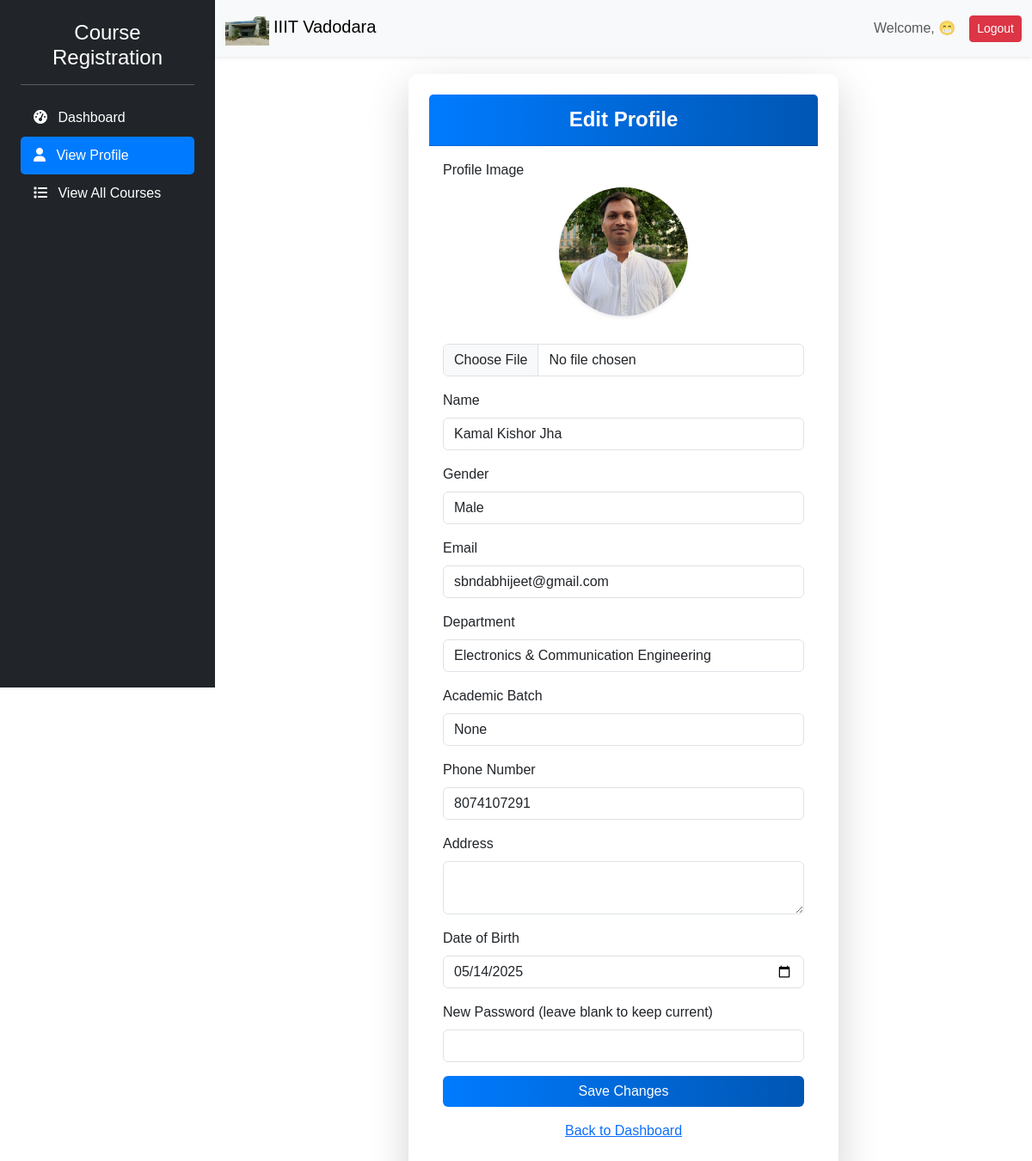
The app's page /accounts/profile/ (signed in) with its own data.
### accounts/models.py (models this page shows, shortened)
class Faculty(models.Model):
    email = models.EmailField(primary_key=True, unique=True)
    name = models.CharField(max_length=255)  # Moved from FacultyAdvisor
    gender = models.CharField(max_length=10)
    department = models.CharField(max_length=100)  # Moved from FacultyAdvisor
    password = models.CharField(max_length=255)
    phone_number = models.CharField(max_length=15, null=True, blank=True)
    academic_batch = models.CharField(max_length=50, blank=True, null=True)
    date_of_birth = models.DateField(null=True, blank=True)
    address = models.TextField(null=True, blank=True)
    profile_image = models.ImageField(upload_to='faculty_images/', default='{% static "images/default.png" %}', null=True, blank=True)
    date_joined = models.DateTimeField(auto_now_add=True)

### accounts/views.py (the view, shortened to what this page needs)
# urls.py: path('profile/', views.profile, name='profile'),
def profile(request):
    email = request.session.get("student_email")
    if email in Student.objects.values_list('email', flat=True):
        student = get_object_or_404(Student, email=email)
    print(email)
    if not email in Student.objects.values_list('email', flat=True):
        email = request.session.get("faculty_email")
        faculty = get_object_or_404(Faculty, email=email)
    print(email)
    if email in Student.objects.values_list('email', flat=True):
        if request.method == 'POST':
            student.student_name = request.POST.get('student_name', student.student_name)
            student.gender = request.POST.get('gender', student.gender)
            student.college_id = request.POST.get('college_id', student.college_id)
            student.department = request.POST.get('department', student.department)
            student.year_of_study = request.POST.get('year_of_study', student.year_of_study)
            student.phone_number = request.POST.get('phone_number', student.phone_number)
            student.address = request.POST.get('address', student.address)
            student.date_of_birth = request.POST.get('date_of_birth', student.date_of_birth)
            new_password = request.POST.get('password')
            confirm_password = request.POST.get('confirm_password')
            if new_password:
                student.password = make_password(new_password)
            if 'profile_image' in request.FILES:
                student.profile_image = request.FILES['profile_image']
            student.save()
            return redirect('profile')  # Redirect back to profile page
        return render(request, 'accounts/profile.html', {'student': student})
    else:
        faculty = get_object_or_404(Faculty, email=email)
        return render(request, 'accounts/faculty_profile.html', {'student': faculty})

### accounts/templates/accounts/faculty_profile.html (shortened to what this page needs)
{% load static %}
<!DOCTYPE html>
<html lang="en">
<head>
    <link href="https://cdn.jsdelivr.net/npm/bootstrap@5.3.0/dist/css/bootstrap.min.css" rel="stylesheet" />
    <link rel="stylesheet" href="https://cdnjs.cloudflare.com/ajax/libs/font-awesome/6.4.0/css/all.min.css" />
</head>
<body>
    <div class="bg-dark text-white sidebar" style="width: 250px; min-height: 100vh; position: fixed;">
        <div class="p-4">
            <h4 class="text-center">Course Registration</h4>
            <hr class="bg-light">
            <ul class="nav flex-column">
                <li class="nav-item">
                    <a class="nav-link text-white" href="{% url 'faculty_dashboard' %}">
                        <i class="fas fa-tachometer-alt me-2"></i> Dashboard
                    </a>
                </li>
                <li class="nav-item">
                    <a class="nav-link text-white active" href="{% url 'faculty_profile' %}">
                        <i class="fas fa-user me-2"></i> View Profile
                    </a>
                </li>
                <li class="nav-item">
                    <a class="nav-link text-white" href="{% url 'all_courses' %}">
                        <i class="fas fa-list me-2"></i> View All Courses
                    </a>
                </li>
            </ul>
        </div>
    </div>
        <div class="main-content">
            <nav class="navbar navbar-expand-lg navbar-light bg-light shadow-sm">
                <div class="container-fluid">
                    <a class="navbar-brand" href="{% url 'dashboard' %}">
                        <img src="{% static 'images/institute1.png' %}" alt="Institute Logo" style="height: 40px;">
                        IIIT Vadodara
                    </a>
                    <div class="ms-auto d-flex align-items-center">
                        <span class="me-3 text-muted">Welcome, {{ request.session.student_email }} 😁</span>
                        <a href="{% url 'logout' %}" class="btn btn-danger btn-sm">Logout</a>
                    </div>
                </div>
            </nav>
            <div class="d-flex justify-content-center align-items-center">
                <div class="card p-4 shadow-lg" style="max-width: 500px; width: 100%;">
                    <div class="card-header">
                        <h2 class="card-title">Edit Profile</h2>
                    </div>
                    <div class="card-body">
                        <form method="post" enctype="multipart/form-data">
                            <div class="mb-3">
                                <label class="form-label">Profile Image</label>
                                <div class="text-center mb-3">
                                    <img src="{% if student.profile_image %}{{ student.profile_image.url }}{% else %}{% static 'images/default.png' %}{% endif %}" alt="Profile" class="rounded-circle shadow-sm mb-3" style="width: 150px; height: 150px; object-fit: cover;">
                                </div>
                                <input type="file" name="profile_image" class="form-control" accept="image/*">
                            </div>
                            <div class="mb-3">
                                <label class="form-label">Name</label>
                                <input type="text" name="faculty_name" value="{{ student.name }}" class="form-control" required>
                            </div>
                            <div class="mb-3">
                                <label class="form-label">Gender</label>
                                <select name="gender" class="form-control" required>
                                    <option value="Male" {% if student.gender == "Male" %}selected{% endif %}>Male</option>
                                </select>
                            </div>
                            <div class="mb-3">
                                <label class="form-label">Email</label>
                                <input type="email" name="email" value="{{ student.email }}" class="form-control" readonly>
                            </div>
                            <div class="mb-3">
                                <label class="form-label">Department</label>
                                <input type="text" name="department" value="{{ student.department }}" class="form-control" required>
                            </div>
                            <div class="mb-3">
                                <label class="form-label">Academic Batch</label>
                                <input type="text" name="academic_batch" value="{{ student.academic_batch }}" class="form-control" required>
                            </div>
                            <div class="mb-3">
                                <label class="form-label">Phone Number</label>
                                <input type="tel" name="phone_number" value="{{ student.phone_number }}" class="form-control" pattern="[0-9]{10}" required>
                            </div>
                            <div class="mb-3">
                                <label class="form-label">Address</label>
                                <textarea name="address" class="form-control">{{ student.address|default:'' }}</textarea>
                            </div>
                            <div class="mb-3">
                                <label class="form-label">Date of Birth</label>
                                <input type="date" name="date_of_birth" value="{{ student.date_of_birth|date:'Y-m-d' }}" class="form-control">
                            </div>
                            <div class="mb-3">
                                <label class="form-label">New Password (leave blank to keep current)</label>
                                <input type="password" name="password" id="new-password" class="form-control" minlength="8">
                            </div>
                            <button type="submit" class="btn btn-primary w-100">Save Changes</button>
                        </form>
                        <p class="text-center mt-3"><a href="{% url 'faculty_dashboard' %}">Back to Dashboard</a></p>
                    </div>
                </div>
            </div>
        </div>
</body>
</html>

### records on screen
Faculty: profile_image (picture), faculty_name "Kamal Kishor Jha", gender "Male", email "sbndabhijeet@gmail.com", department "Electronics & Communication Engineering", academic_batch "None", phone_number "8074107291", date_of_birth "05/14/2025"
